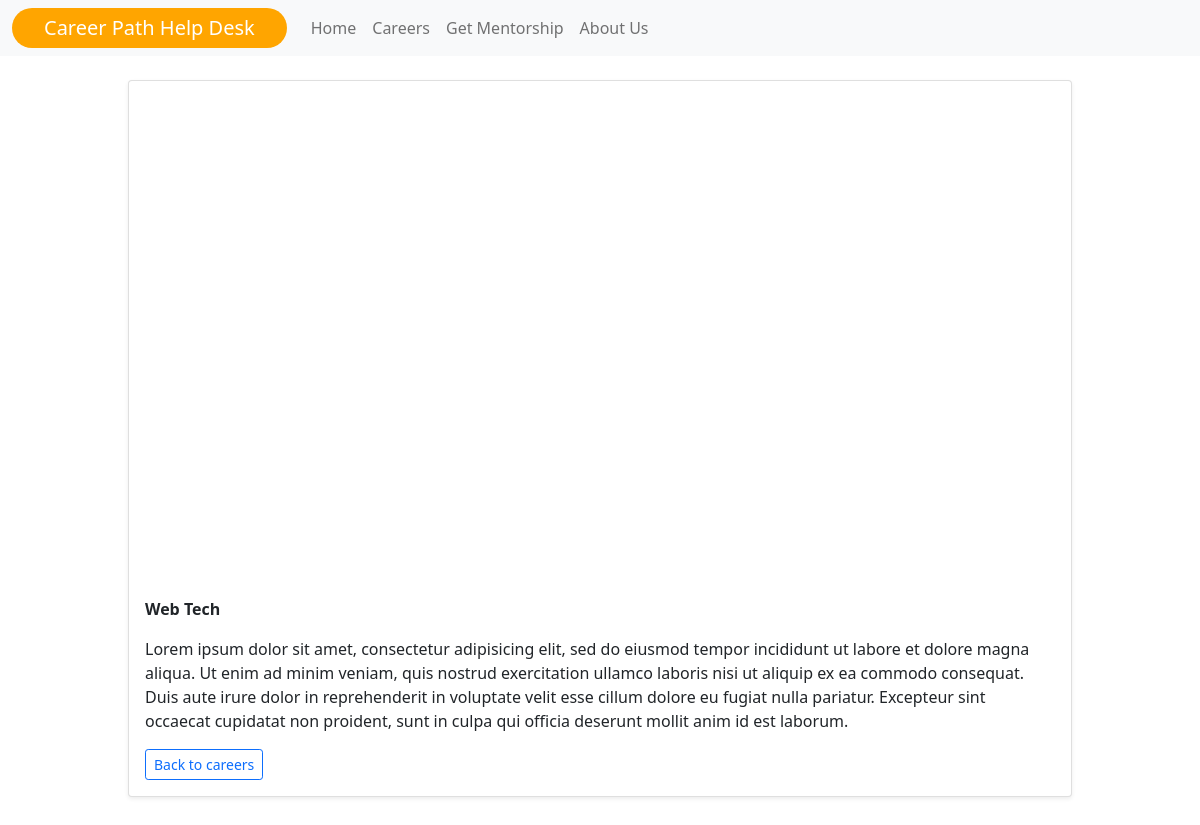
/careers/7, run on the app's committed database.
### main/models.py (models this page shows)
class Career(db.Model):
    id = db.Column(db.Integer(), primary_key=True)
    career_name = db.Column(db.String(), unique=True, nullable=False)
    description = db.Column(db.String(), nullable=False)
    content = db.Column(db.String(), nullable=False)
    img = db.Column(db.Text(), nullable=False)
    img_name = db.Column(db.Text(), nullable=False)
    mimetype = db.Column(db.Text(), nullable=False)

### main/routes.py (the view)
@app.route('/careers/<int:id>')
def career(id):
    career = Career.query.get_or_404(id)
    return render_template('careers.html', career=career)

### main/templates/careers.html (shortened to what this page needs)
{% extends 'index.html' %}
{% block content %}
        <div id="sigle-career" class="card shadow-sm">
            <svg class="bd-placeholder-img card-img-top" width="100%" height="500" xmlns="http://www.w3.org/2000/svg" role="img" aria-label="Placeholder: Thumbnail" preserveAspectRatio="xMidYMid slice" focusable="false" style="background-size: cover; ">
            </svg>
            <div class="card-body">
              <p class="card-text"><strong>{{ career.career_name }}</strong> </p>
              <p class="card-text">{{ career.content }}</p>
              <div class="d-flex justify-content-between align-items-center">
                <div class="btn-group">
                  <a type="button" class="btn btn-sm btn-outline-primary" href="{{ url_for('careers')}}">Back to careers</a>
                </div>
              </div>
            </div>
        </div>
{% endblock %}

### main/static/css/styles.css (style rules this page uses)
.bd-placeholder-img { font-size: 1.125rem; background-position: center; text-anchor: middle; -webkit-user-select: none; -moz-user-select: none; user-select: none; }

### data on the page
Career: career_name "Web Tech", content "Lorem ipsum dolor sit amet, consectetur adipisicing elit, sed do eiusmod tempor incididunt ut labore et dolore magna aliqua. Ut enim ad minim veniam, quis nostrud exercitation ullamco laboris nisi ut aliquip ex ea commodo consequat. Duis aute irure dolor in reprehenderit in voluptate velit esse cillum dolore eu fugiat nulla pariatur. Excepteur sint occaecat cupidatat non proident, sunt in culpa qui officia deserunt mollit anim id est laborum."
